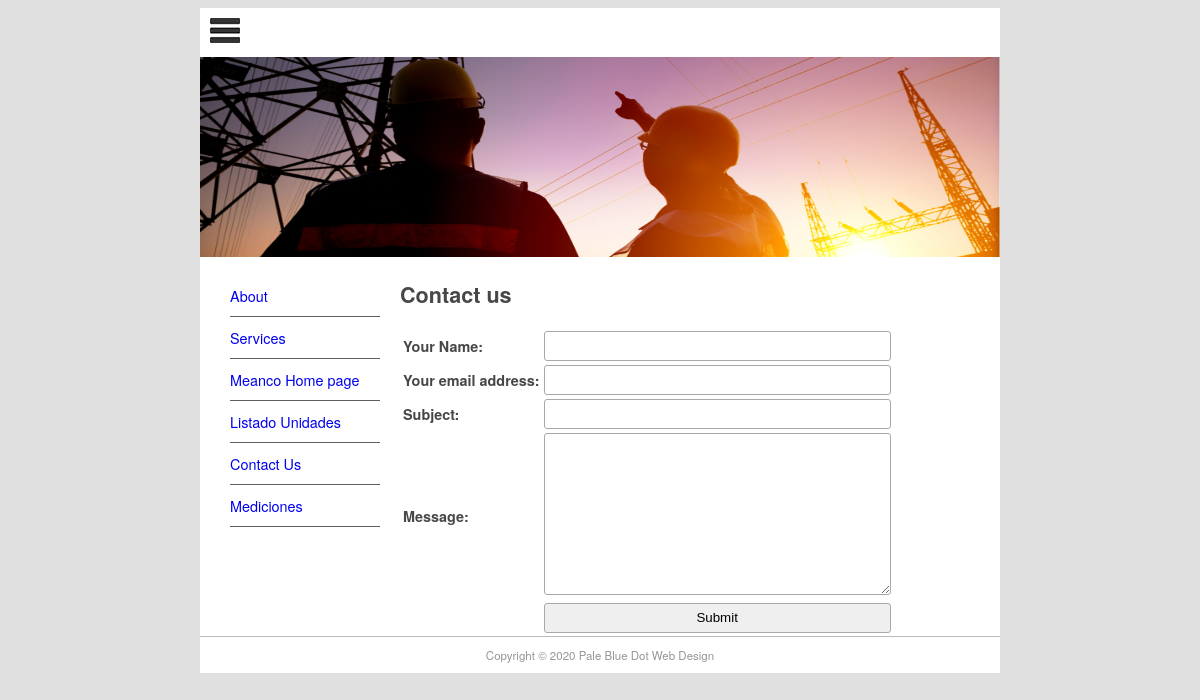
The app's page /contact with its own data.
### pages/models.py (models this page shows, shortened)
class Page(models.Model):
    title = models.CharField(max_length=60)
    permalink = models.CharField(max_length=12, unique=True)
    update_date = models.DateTimeField('Last Updated')
    bodytext = models.TextField('Page Content', blank=True)

### pages/views.py (the view)
# urls.py: path('contact', views.contact, name='contact'),
def contact(request):
    submitted = False
    if request.method == 'POST': # if there is info
        form = ContactForm(request.POST)
        if form.is_valid():
            cd = form.cleaned_data
            con = get_connection('django.core.mail.backends.console.EmailBackend')
            send_mail(
                cd['subject'],
                cd['message'],
                cd.get('email', 'noreply@example.com'),
                ['siteowner@example.com'],
                connection=con
                )
            return HttpResponseRedirect('/contact?submitted=True')
    else:
        form = ContactForm()
        if 'submitted' in request.GET:
            submitted = True
    return render(request, 'pages/contact.html', {
    'form': form,
    'page_list': Page.objects.all(),
    'submitted': submitted})

### pages/forms.py
class ContactForm(forms.Form):
    yourname = forms.CharField(max_length=100, label='Your Name')
    email = forms.EmailField(required=False, label='Your email address')
    subject = forms.CharField(max_length=100)
    message = forms.CharField(widget=forms.Textarea)

### pages/templates/pages/contact.html (shortened to what this page needs)
{% extends "pages/page.html" %}
{% block content %}
<h1>Contact us</h1>
{% if submitted %}
  <p class="success">
    Your message was submitted successfully. Thank you.
  </p>
{% else %}
  <form action="" method="post" novalidate>
    <table>
      {{ form.as_table }}
      <tr>
        <td>&nbsp;</td>
        <td><input type="submit" value="Submit"></td>
      </tr>
    </table>
    </form>
{% endif %}
{% endblock content %}

### pages/templates/pages/page.html (shortened to what this page needs)
{% extends "base.html" %}
{% block sidenav %}
{% for page in page_list %}
  <li>
    <a href="{{ page.permalink }}">{{ page.title }}</a>
  </li>
{% endfor %}
{% endblock sidenav %}

### mfdw_site/static/main.css (style rules this page uses)
body { background-color: #E0E0E0; font-family: Gotham, "Helvetica Neue", Helvetica, Arial, sans-serif; font-size: 0.9em; text-align: justify; color: #474747; }
#nav li { padding-top: 10px; padding-bottom: 10px; font-size: 1em; list-style-type: none; border-bottom: thin solid #5F5F5F; color: #4C4C4C; left: 0px; list-style-position: inside; margin-left: -10px; }
#nav li a { text-decoration: none; }
input, textarea { width: 100%; padding: 5px!important; -webkit-box-sizing: border-box; -moz-box-sizing: border-box; box-sizing: border-box; border-radius: 3px; border-style: solid; border-width: 1px; border-color: rgb(169,169,169) }
input { height: 30px; }

### records on screen
Page: title "About"
Page: title "Services"
Page: title "Meanco Home page"
